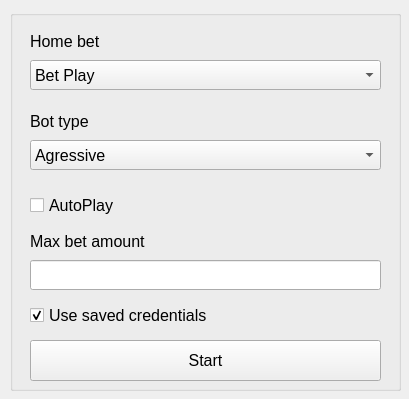
<?xml version="1.0" encoding="UTF-8"?>
<ui version="4.0">
 <class>Parameters</class>
 <widget class="QWidget" name="Parameters">
  <property name="geometry">
   <rect>
    <x>0</x>
    <y>0</y>
    <width>409</width>
    <height>399</height>
   </rect>
  </property>
  <property name="windowTitle">
   <string>Parameters</string>
  </property>
  <widget class="QGroupBox" name="groupBox">
   <property name="geometry">
    <rect>
     <x>10</x>
     <y>10</y>
     <width>391</width>
     <height>381</height>
    </rect>
   </property>
   <property name="font">
    <font>
     <pointsize>12</pointsize>
    </font>
   </property>
   <property name="title">
    <string/>
   </property>
   <widget class="QLabel" name="label">
    <property name="geometry">
     <rect>
      <x>20</x>
      <y>20</y>
      <width>341</width>
      <height>22</height>
     </rect>
    </property>
    <property name="minimumSize">
     <size>
      <width>0</width>
      <height>22</height>
     </size>
    </property>
    <property name="maximumSize">
     <size>
      <width>16777215</width>
      <height>22</height>
     </size>
    </property>
    <property name="text">
     <string>Home bet</string>
    </property>
   </widget>
   <widget class="QComboBox" name="cmb_home_bet">
    <property name="geometry">
     <rect>
      <x>20</x>
      <y>50</y>
      <width>351</width>
      <height>30</height>
     </rect>
    </property>
    <property name="minimumSize">
     <size>
      <width>0</width>
      <height>30</height>
     </size>
    </property>
    <property name="maximumSize">
     <size>
      <width>16777215</width>
      <height>30</height>
     </size>
    </property>
    <property name="layoutDirection">
     <enum>Qt::LeftToRight</enum>
    </property>
    <item>
     <property name="text">
      <string>Bet Play</string>
     </property>
    </item>
    <item>
     <property name="text">
      <string>One win</string>
     </property>
    </item>
    <item>
     <property name="text">
      <string>Demo</string>
     </property>
    </item>
    <item>
     <property name="text">
      <string>Rivalo</string>
     </property>
    </item>
   </widget>
   <widget class="QLabel" name="label_2">
    <property name="geometry">
     <rect>
      <x>20</x>
      <y>100</y>
      <width>341</width>
      <height>22</height>
     </rect>
    </property>
    <property name="minimumSize">
     <size>
      <width>0</width>
      <height>22</height>
     </size>
    </property>
    <property name="maximumSize">
     <size>
      <width>16777215</width>
      <height>22</height>
     </size>
    </property>
    <property name="text">
     <string>Bot type</string>
    </property>
   </widget>
   <widget class="QComboBox" name="cmb_bot_type">
    <property name="geometry">
     <rect>
      <x>20</x>
      <y>130</y>
      <width>351</width>
      <height>30</height>
     </rect>
    </property>
    <property name="minimumSize">
     <size>
      <width>0</width>
      <height>30</height>
     </size>
    </property>
    <property name="maximumSize">
     <size>
      <width>16777215</width>
      <height>30</height>
     </size>
    </property>
    <item>
     <property name="text">
      <string>Agressive</string>
     </property>
    </item>
    <item>
     <property name="text">
      <string>Tight</string>
     </property>
    </item>
    <item>
     <property name="text">
      <string>Loose</string>
     </property>
    </item>
   </widget>
   <widget class="QCheckBox" name="chk_autoplay">
    <property name="geometry">
     <rect>
      <x>20</x>
      <y>180</y>
      <width>341</width>
      <height>30</height>
     </rect>
    </property>
    <property name="minimumSize">
     <size>
      <width>0</width>
      <height>30</height>
     </size>
    </property>
    <property name="maximumSize">
     <size>
      <width>16777215</width>
      <height>30</height>
     </size>
    </property>
    <property name="toolTipDuration">
     <number>3</number>
    </property>
    <property name="text">
     <string>AutoPlay</string>
    </property>
    <property name="iconSize">
     <size>
      <width>20</width>
      <height>20</height>
     </size>
    </property>
   </widget>
   <widget class="QLabel" name="label_3">
    <property name="geometry">
     <rect>
      <x>20</x>
      <y>220</y>
      <width>341</width>
      <height>22</height>
     </rect>
    </property>
    <property name="minimumSize">
     <size>
      <width>0</width>
      <height>22</height>
     </size>
    </property>
    <property name="maximumSize">
     <size>
      <width>16777215</width>
      <height>22</height>
     </size>
    </property>
    <property name="text">
     <string>Max bet amount</string>
    </property>
   </widget>
   <widget class="QLineEdit" name="txt_max_bet_amount">
    <property name="geometry">
     <rect>
      <x>20</x>
      <y>250</y>
      <width>351</width>
      <height>30</height>
     </rect>
    </property>
    <property name="minimumSize">
     <size>
      <width>0</width>
      <height>30</height>
     </size>
    </property>
    <property name="maximumSize">
     <size>
      <width>16777215</width>
      <height>30</height>
     </size>
    </property>
    <property name="inputMethodHints">
     <set>Qt::ImhDigitsOnly</set>
    </property>
    <property name="maxLength">
     <number>6</number>
    </property>
   </widget>
   <widget class="QPushButton" name="btn_start">
    <property name="geometry">
     <rect>
      <x>20</x>
      <y>330</y>
      <width>351</width>
      <height>41</height>
     </rect>
    </property>
    <property name="minimumSize">
     <size>
      <width>0</width>
      <height>30</height>
     </size>
    </property>
    <property name="maximumSize">
     <size>
      <width>16777215</width>
      <height>300</height>
     </size>
    </property>
    <property name="cursor">
     <cursorShape>PointingHandCursor</cursorShape>
    </property>
    <property name="text">
     <string>Start</string>
    </property>
   </widget>
   <widget class="QCheckBox" name="chk_use_credentials">
    <property name="geometry">
     <rect>
      <x>20</x>
      <y>290</y>
      <width>341</width>
      <height>30</height>
     </rect>
    </property>
    <property name="minimumSize">
     <size>
      <width>0</width>
      <height>30</height>
     </size>
    </property>
    <property name="maximumSize">
     <size>
      <width>16777215</width>
      <height>30</height>
     </size>
    </property>
    <property name="toolTipDuration">
     <number>3</number>
    </property>
    <property name="text">
     <string>Use saved credentials</string>
    </property>
    <property name="iconSize">
     <size>
      <width>20</width>
      <height>20</height>
     </size>
    </property>
    <property name="checked">
     <bool>true</bool>
    </property>
   </widget>
  </widget>
 </widget>
 <resources/>
 <connections/>
</ui>
